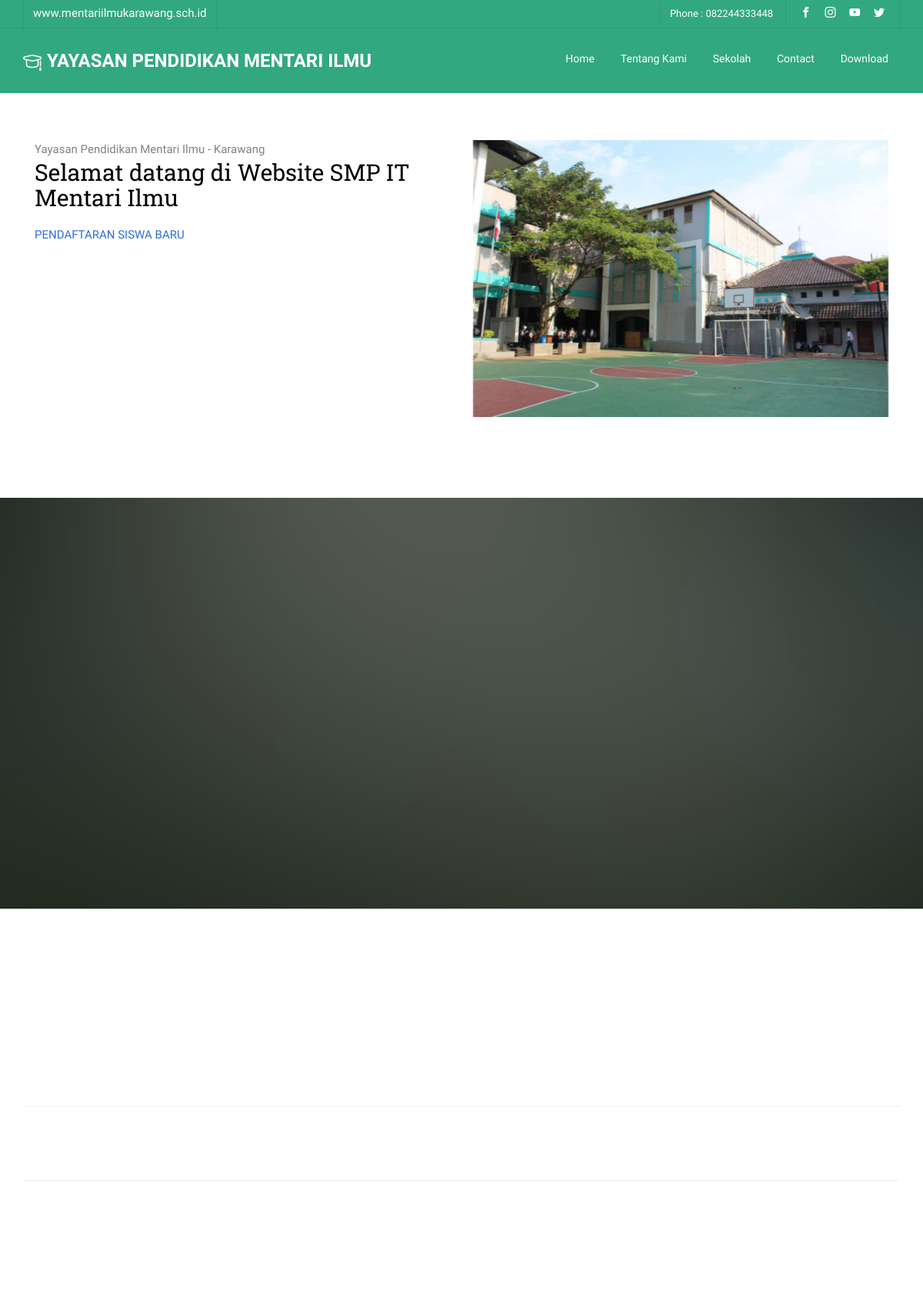
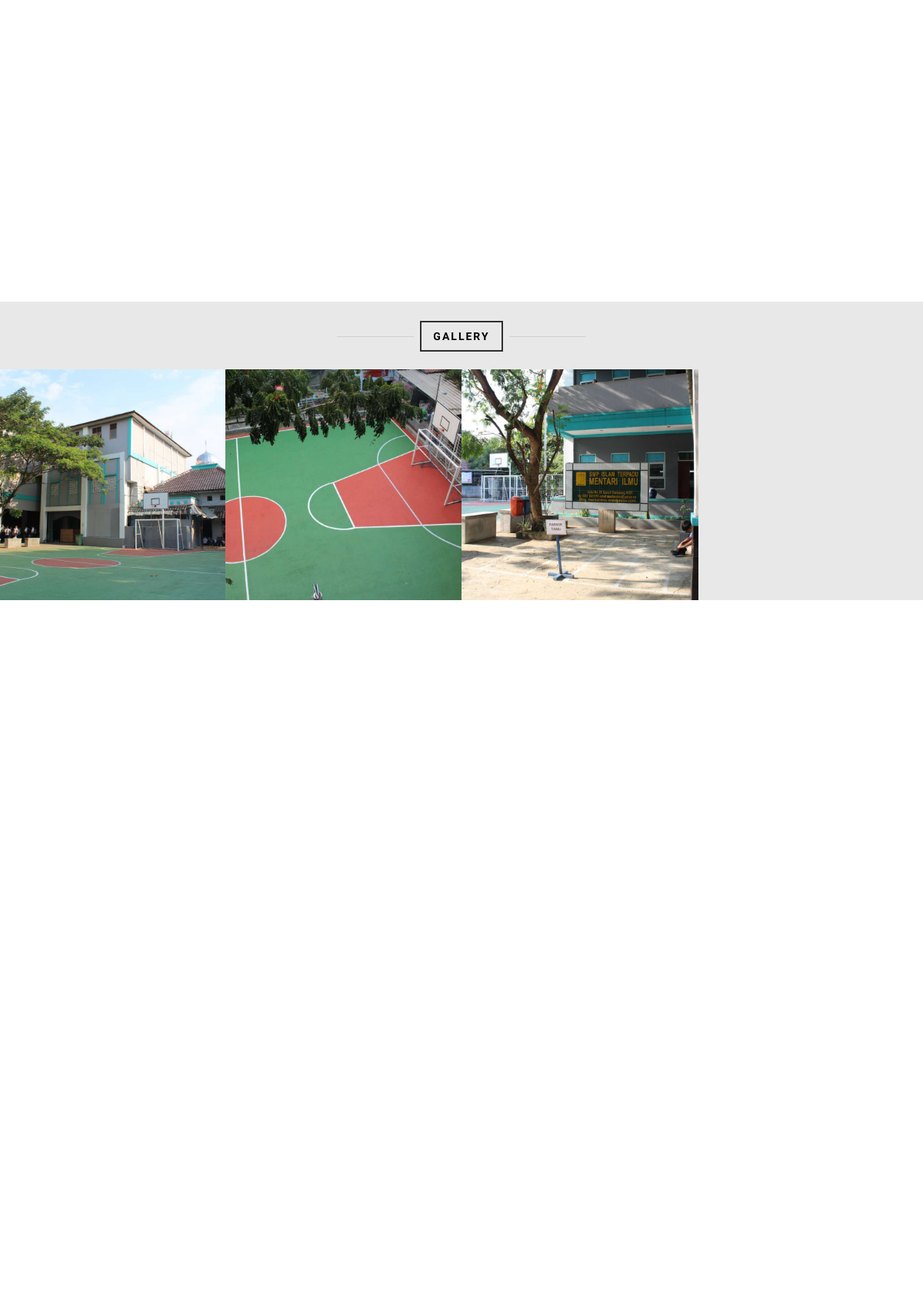
Page /home/mentariilmu/1 (upper part) on the committed database (2 pictures, top to bottom).
### tables this page shows
CREATE TABLE `tbl_yayasan`  (
  `id_yayasan` int(11) NOT NULL AUTO_INCREMENT,
  `nama` varchar(50) NULL DEFAULT NULL,
  `alamat` text NULL,
  `selayang_pandang` text NOT NULL,
  `kontak` varchar(13) NULL DEFAULT NULL,
  `email` varchar(50) NULL DEFAULT NULL,
  `fb` varchar(50) NULL DEFAULT NULL,
  `instagram` varchar(50) NULL DEFAULT NULL,
  `twitter` varchar(50) NULL DEFAULT NULL,
  `youtube` varchar(50) NULL DEFAULT NULL,
  `created_by` varchar(10) NULL DEFAULT NULL,
  `updated_by` varchar(10) NULL DEFAULT NULL,
  `created_at` timestamp(0) NULL DEFAULT CURRENT_TIMESTAMP(0),
  `updated_at` timestamp(0) NULL DEFAULT NULL ON UPDATE CURRENT_TIMESTAMP(0),
  `status` varchar(1) NOT NULL DEFAULT '1',
  PRIMARY KEY (`id_yayasan`) USING BTREE
);

CREATE TABLE `tbl_sekolah`  (
  `id_sekolah` int(11) NOT NULL AUTO_INCREMENT,
  `nama` varchar(50) NULL DEFAULT NULL,
  `alamat` text NULL,
  `kontak` varchar(13) NULL DEFAULT NULL,
  `email` varchar(50) NULL DEFAULT NULL,
  `fb` varchar(50) NULL DEFAULT NULL,
  `instagram` varchar(50) NULL DEFAULT NULL,
  `twitter` varchar(50) NULL DEFAULT NULL,
  `youtube` varchar(50) NULL DEFAULT NULL,
  `created_by` varchar(10) NULL DEFAULT NULL,
  `updated_by` varchar(10) NULL DEFAULT NULL,
  `created_at` timestamp(0) NULL DEFAULT CURRENT_TIMESTAMP(0),
  `updated_at` timestamp(0) NULL DEFAULT NULL ON UPDATE CURRENT_TIMESTAMP(0),
  `status` varchar(1) NOT NULL DEFAULT '1',
  PRIMARY KEY (`id_sekolah`) USING BTREE
);

CREATE TABLE `tbl_profil`  (
  `id_profil` int(11) NOT NULL AUTO_INCREMENT,
  `id_sekolah` varchar(10) NULL DEFAULT NULL,
  `visi` text NULL,
  `misi` text NULL,
  `motto` text NULL,
  `selayang_pandang` text NULL,
  `created_by` datetime(0) NULL DEFAULT NULL,
  `updated_by` datetime(0) NULL DEFAULT NULL,
  `created_at` datetime(0) NULL DEFAULT NULL,
  `updated_at` datetime(0) NULL DEFAULT NULL,
  `status` varchar(1) NULL DEFAULT NULL,
  PRIMARY KEY (`id_profil`) USING BTREE
);

CREATE TABLE `tbl_galeri`  (
  `id_galeri` int(10) NOT NULL AUTO_INCREMENT,
  `id_sekolah` varchar(10) NULL DEFAULT NULL,
  `value` text NULL,
  `deskripsi` text NULL,
  `tag_galeri` varchar(50) NOT NULL,
  `created_at` timestamp(0) NULL DEFAULT CURRENT_TIMESTAMP(0),
  `updated_at` datetime(0) NULL DEFAULT NULL ON UPDATE CURRENT_TIMESTAMP(0),
  `created_by` varchar(10) NULL DEFAULT NULL,
  `updated_by` varchar(10) NULL DEFAULT NULL,
  `status` varchar(1) NOT NULL,
  PRIMARY KEY (`id_galeri`) USING BTREE
);

### application/libraries/template.php (called while the page is built, shortened)
<?php
class template {
    protected $_ci;
    function __construct() {
        $this->_ci = &get_instance();
    }
    function front_endnew($template, $data = null) {
        $data['_content'] = $this->_ci->load->view($template, $data, true);
        $data['_head'] = $this->_ci->load->view('templates_front_endnew/header', $data, true);
        $data['_navbar'] = $this->_ci->load->view('templates_front_endnew/navbar', $data, true);
        $data['_footer'] = $this->_ci->load->view('templates_front_endnew/footer', $data, true);
        $this->_ci->load->view('templates_front_endnew/body.php', $data);
    }
}

### application/controllers/Home.php (called while the page is built, shortened)
<?php
class Home extends CI_Controller {
	public function MentariIlmu($id_sekolah = "")
	{
		$data['galeri_one'] = $this->DataHandle->get2lim('tbl_galeri', 'tbl_user', 'tbl_galeri.*, tbl_user.username', 'tbl_galeri.created_by = tbl_user.id_user', "tbl_galeri.status = '1' and tbl_galeri.id_sekolah = '$id_sekolah'", "tbl_galeri.id_galeri", '1');
		$data['data_galeri'] = $this->DataHandle->get2lim('tbl_galeri', 'tbl_user', 'tbl_galeri.*, tbl_user.username', 'tbl_galeri.created_by = tbl_user.id_user', "tbl_galeri.status = '1' and tbl_galeri.id_sekolah = '$id_sekolah'", "tbl_galeri.id_galeri", '4');
		$data['data_video'] = $this->DataHandle->get2lim('tbl_video', 'tbl_user', 'tbl_video.*, tbl_user.username', 'tbl_video.created_by = tbl_user.id_user', "tbl_video.status = '1' and tbl_video.id_sekolah = '$id_sekolah'", "tbl_video.id_video", '2');
		$data['data_sekolah'] = $this->DataHandle->getAllWhere('tbl_sekolah', '*', "id_sekolah = '$id_sekolah'");
		$data['data_artikel'] = $this->DataHandle->get_two_o('tbl_artikel', 'tbl_user', 'tbl_artikel.*, tbl_user.username', 'tbl_artikel.created_by = tbl_user.id_user', "tbl_artikel.status = '1' and tbl_artikel.id_sekolah = '$id_sekolah'", "tbl_artikel.id_artikel");
		$data['data_pengumuman'] = $this->DataHandle->get_two_o('tbl_pengumuman', 'tbl_user', 'tbl_pengumuman.*, tbl_user.username', 'tbl_pengumuman.created_by = tbl_user.id_user', "tbl_pengumuman.status = '1'", "tbl_pengumuman.id_pengumuman");
		$data['data_profile'] = $this->DataHandle->getAllWhere('tbl_profil', '*', "id_sekolah = '$id_sekolah' AND status = 1");
		$data['data_kegiatan'] = $this->DataHandle->getAllWhere('tbl_kegiatan', '*', "id_sekolah = '$id_sekolah'");
		$data['data_ekskul'] = $this->DataHandle->getAllWhere('tbl_ekskul', '*', "id_sekolah = '$id_sekolah'");
		$data['data_fasilitas'] = $this->DataHandle->getAllWhere('tbl_fasilitas', '*', "id_sekolah = '$id_sekolah'");
		$this->template->front_endnew('front_endnew/v_mentariilmu', $data);
	}
}

### index.php (called while the page is built, shortened)
<?php
require_once BASEPATH.'core/CodeIgniter.php';

### application/models/DataHandle.php (called while the page is built, shortened)
<?php
class DataHandle extends CI_Model {
    function getAllWhere($tabel1, $field, $where){
		$this->db->select($field);
		$this->db->from($tabel1);
		$this->db->where($where);
		return $this->db->get();
	}
    function get2lim($tabel1, $tabel2, $field, $where, $where2, $order, $limit){
		$this->db->select($field);
		$this->db->from($tabel1);
		$this->db->join($tabel2, $where);
		$this->db->where($where2);
		$this->db->order_by($order, 'desc');
		$this->db->limit($limit);
		return $this->db->get();
	}
	function get_two_o($tabel1, $tabel2, $field, $where, $where2, $order){
		$this->db->select($field);
		$this->db->from($tabel1);
		$this->db->join($tabel2, $where);
		$this->db->where($where2);
		$this->db->order_by($order,'DESC');
		return $this->db->get();
	}
}

### application/views/front_endnew/v_mentariilmu.php (the view, shortened to what this page needs)
<br><br><br>
   <div id="fh5co-about">
	<div class="container">
		<div class="col-md-6 animate-box">
			<?php foreach ($data_sekolah->result() as $sekolah) : ?>
			<span>Yayasan Pendidikan Mentari Ilmu - Karawang</span>
			<h2>Selamat datang di Website <?= $sekolah->nama ?></h2>
			<?php endforeach; ?>
               <?php foreach ($data_profile->result() as $profile) : ?>
			<p><?= $profile->selayang_pandang ?></p>
               <?php endforeach; ?>
		</div>
		<div class="col-md-6">
			<?php
			foreach ($galeri_one->result() as $baris) { ?>
			<img class="img-responsive" src="<?= base_url(); ?>assets/plugins/images/image/<?= $baris->value ?>" alt="">
			<?php
			}
			?>
		</div>
	</div>
</div>
<div id="fh5co-register" style="background-image: url(<?= base_url(); ?>assets/front_end_new/images/img_bg_2.jpg);">
	<div class="overlay"></div>
	<div class="row">
	</div>
</div>
<div id="fh5co-blog">
	<div class="container">
		<hr style="margin-bottom: 50px;">
		<div class="row">
		</div>
           <hr style="margin-bottom: 50px;">
		<div class="row">
		</div>
		<div class="row row-padded-mb">
		</div>
	</div>
</div>
<div id="fh5co-gallery" class="fh5co-bg-section">
	<div class="row text-center">
		<h2><span>Gallery</span></h2>
	</div>
	<div class="row">
		<?php
		foreach ($data_galeri->result() as $baris) { ?>
		<div class="col-md-3 col-padded">
			<a href="#" class="gallery" style="background-image: url(<?= base_url(); ?>assets/plugins/images/image/<?= $baris->value ?>);"></a>
		</div>
		<?php
		}
		?>
	</div>
</div>
   <div id="fh5co-course">
	<div class="container">
		<div class="row">
		</div>
	</div>
</div>

### application/views/templates_front_endnew/navbar.php (shortened to what this page needs)
<?php
    $ci =& get_instance();
    $data_yayasan = $ci->DataHandle->getAllWhere('tbl_yayasan', '*', "status = '1'")->row_array();
?>
    <nav class="fh5co-nav fixed-top" role="navigation" style="background-color: #32a881;">
        <div class="top">
            <div class="container">
                <div class="row">
                    <div class="col-xs-12 text-right">
                        <p class="site" style="color:#fff">www.mentariilmukarawang.sch.id</p>
                        <p class="num" style="color:#fff">Phone : <?= $data_yayasan['kontak'] ?></p>
                        <ul class="fh5co-social">
                            <li><a href="https://www.facebook.com/<?= $data_yayasan['fb'] ?>" target="_blank"><i style="color:white" class="icon-facebook2"></i></a></li>
                            <li><a href="https://www.instagram.com/<?= $data_yayasan['instagram'] ?>" target="_blank"><i style="color:white" class="icon-instagram"></i></a></li>
                            <li><a href="https://www.youtube.com/channel/<?= $data_yayasan['youtube'] ?>" target="_blank"><i style="color:white" class="icon-youtube"></i></a></li>
                            <li><a href="https://www.twitter.com/<?= $data_yayasan['twitter'] ?>" target="_blank"><i style="color:white" class="icon-twitter2"></i></a></li>
                        </ul>
                    </div>
                </div>
            </div>
        </div>
        <div class="top-menu">
            <div class="container">
                <div class="row">
                    <div class="col-xs-7">
                        <div id="fh5co-logo"><a style="color:white" href="<?= base_url() ?>Home"><i class="icon-study"></i><span style="color:white">&nbsp;<?= $data_yayasan['nama'] ?></span></a></div>
                    </div>
                    <div class="col-xs-5 text-right menu-1">
                        <ul>
                            <?php
                                $home = '';
                                $tentang = '';
                                $sekolah = '';
                                $contact = '';
                                $faq = '';
                                if($this->uri->segment('2')=='sekolah' || $this->uri->segment('2')=='mentariilmu'){
                                    $sekolah = 'class="active"';
                                }
                            ?>
                            <li <?= $home ?>><a style="color:#fff" href="<?= base_url() ?>Home/">Home</a></li>
                            <li <?= $tentang ?>><a style="color:#fff" href="<?= base_url() ?>Home/about_us">Tentang Kami</a></li>
                            <li <?= $sekolah ?>><a style="color:#fff" href="<?= base_url() ?>Home/sekolah">Sekolah</a></li>
                            <li <?= $contact ?>><a style="color:#fff" href="<?= base_url() ?>Home/contact">Contact</a></li>
                            <li <?= $faq ?>><a style="color:#fff" href="<?= base_url() ?>Home/download">Download</a></li>
                        </ul>
                    </div>
                </div>
            </div>
        </div>
    </nav>

### assets/front_end_new/css/icomoon.css (style rules this page uses)
[class^="icon-"], [class*=" icon-"] { font-family: 'icomoon' !important; speak: none; font-style: normal; font-weight: normal; font-variant: normal; text-transform: none; line-height: 1; -webkit-font-smoothing: antialiased; -moz-osx-font-smoothing: grayscale; }
.icon-study:before { content: "\e924"; }
.icon-facebook2:before { content: "\eac0"; }
.icon-instagram:before { content: "\eac2"; }
.icon-twitter2:before { content: "\eac6"; }
.icon-youtube:before { content: "\eacd"; }

### assets/front_end_new/css/style.css (style rules this page uses)
body { font-family: "Source Sans Pro", Arial, sans-serif; font-weight: 400; font-size: 15px; line-height: 1.7; color: #828282; background: #fff; }
a { color: #2D6CDF; -webkit-transition: 0.5s; -o-transition: 0.5s; transition: 0.5s; }
p { margin-bottom: 20px; }
h1, h2, h3, h4, h5, h6, figure { color: #000; font-family: "Roboto Slab", serif; font-weight: 400; margin: 0 0 20px 0; }
.fh5co-nav { width: 100%; padding: 0; z-index: 1001; }
.fh5co-nav .top-menu { padding: 22px 0; }
.fh5co-nav .top { border-bottom: 1px solid rgba(0, 0, 0, 0.08); padding: 0px 0; margin-bottom: 0; }
.fh5co-nav .top .num, .fh5co-nav .top .fh5co-social, .fh5co-nav .top .site { display: inline-block; margin: 0; padding: 5px 12px; }
.fh5co-nav .top .site { float: left; font-weight: 300; margin-top: 0px; border-left: 1px solid rgba(0, 0, 0, 0.08); border-right: 1px solid rgba(0, 0, 0, 0.08); }
.fh5co-nav .top .num { color: rgba(0, 0, 0, 0.6); font-size: 13px; letter-spacing: 0px; border-left: 1px solid rgba(0, 0, 0, 0.08); }
.fh5co-nav .top .fh5co-social { margin: 0; border-left: 1px solid rgba(0, 0, 0, 0.08); border-right: 1px solid rgba(0, 0, 0, 0.08); }
.fh5co-nav .top .fh5co-social li { font-size: 14px; display: inline-block; }
.fh5co-nav .top .fh5co-social li a { padding: 7px 7px; }
.fh5co-nav .top .fh5co-social li a i { font-size: 14px; }
.fh5co-nav #fh5co-logo { font-size: 24px; margin: 0; padding: 0; text-transform: uppercase; font-weight: bold; font-weight: 700; font-family: "Source Sans Pro", Arial, sans-serif; }
.fh5co-nav #fh5co-logo a { color: #000; position: relative; padding-left: 25px; }
.fh5co-nav #fh5co-logo a span { color: #000; }
.fh5co-nav #fh5co-logo a i { position: absolute; top: 5px; left: 0; }
.fh5co-nav ul { padding: 0; margin: 5px 0 0 0; }
.fh5co-nav ul li { padding: 0; margin: 0; list-style: none; display: inline; font-weight: 300; }
.fh5co-nav ul li a { font-size: 14px; padding: 30px 15px; color: rgba(0, 0, 0, 0.9); -webkit-transition: 0.5s; -o-transition: 0.5s; transition: 0.5s; }
.fh5co-nav ul li.active > a { font-weight: 400; }
.fh5co-bg-section { background: #e8e8e8; }
#fh5co-course-categories, #fh5co-counter, #fh5co-course, #fh5co-register, #fh5co-pricing, #fh5co-testimonial, #fh5co-blog, #fh5co-about, #fh5co-staff, #fh5co-contact, #fh5co-footer { padding: 7em 0; clear: both; }
#fh5co-register { background-size: cover; background-position: center center; background-repeat: no-repeat; position: relative; }
#fh5co-register .overlay { position: absolute; top: 0; left: 0; right: 0; bottom: 0; content: ''; background: rgba(0, 0, 0, 0.5); }
#fh5co-gallery { padding-top: 2.5em; }
#fh5co-gallery h2 { font-size: 14px; text-transform: uppercase; margin-bottom: 2.5em; font-family: "Source Sans Pro", Arial, sans-serif; font-weight: 700; letter-spacing: 2px; }
#fh5co-gallery h2 span { border: 2px solid rgba(0, 0, 0, 0.8); padding: 10px 15px; position: relative; }
#fh5co-gallery h2 span:before, #fh5co-gallery h2 span:after { position: absolute; top: 18px; bottom: 0; content: ''; width: 100px; height: 1px; background: rgba(0, 0, 0, 0.1); }
#fh5co-gallery h2 span:before { lett: 0; margin-left: -125px; }
#fh5co-gallery h2 span:after { right: 0; margin-right: -110px; }
.gallery { display: block; background-size: cover; background-position: center center; background-repeat: no-repeat; position: relative; height: 300px; }
#fh5co-offcanvas a { color: rgba(255, 255, 255, 0.5); }
#fh5co-offcanvas ul { padding: 0; margin: 0; }
#fh5co-offcanvas ul li { padding: 0; margin: 0; list-style: none; }
.row-padded-mb { margin-bottom: 3em !important; }
.col-padded { margin: 0 !important; padding: 0 !important; }
.js .animate-box { opacity: 0; }

### application/views/templates_front_endnew/header.php (style rules this page uses)
.fixed-top { overflow: hidden; position: fixed; background-color: #fff; top: 0; width: 100%; }

### rows in the picture
tbl_yayasan: kontak "082244333448", nama "YAYASAN PENDIDIKAN MENTARI ILMU"
tbl_sekolah: nama "SMP IT Mentari Ilmu"
tbl_profil: selayang_pandang "PENDAFTARAN SISWA BARU"
tbl_galeri: value (picture)
tbl_galeri: value (picture)
tbl_galeri: value (picture)
